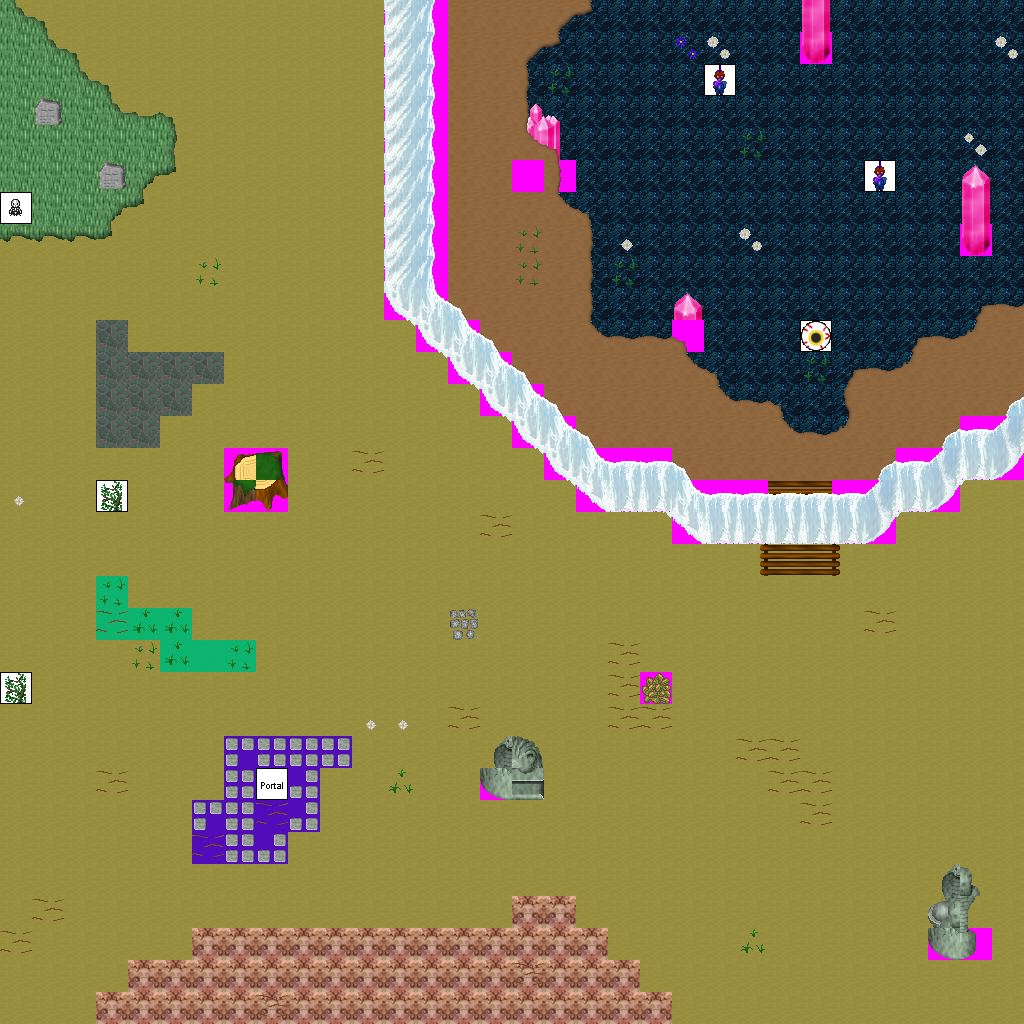

This is a level from a 2D game, rendered from its Tiled map with the project's own tilesets. A one-line summary and the map file follow, with tile-layer data summarised:
An orthogonal 32x32 tile map with 32x32 px tiles, 7 tile layers (Ground, Objects, Above, Walkable, ...), 31 tilesets and 16 objects (8x newmap, from_west_0, from_west_1, from_west_2, from_east_0, ...).

<map version="1.0" orientation="orthogonal" width="32" height="32" tilewidth="32" tileheight="32">
 <tileset firstgid="1" name="ground_ground" tilewidth="32" tileheight="32">
  <image source="../drawable/ground_ground.png" width="96" height="352" />
 </tileset>
 <tileset firstgid="34" name="ground_grass_edges" tilewidth="32" tileheight="32">
  <image source="../drawable/ground_grass_edges.png" width="384" height="96" />
 </tileset>
 <tileset firstgid="70" name="ground_grass_corners" tilewidth="32" tileheight="32">
  <image source="../drawable/ground_grass_corners.png" width="192" height="128" />
 </tileset>
 <tileset firstgid="94" name="plant_grasses" tilewidth="32" tileheight="32">
  <image source="../drawable/plant_grasses.png" width="96" height="64" />
 </tileset>
 <tileset firstgid="100" name="ground_earth_edges" tilewidth="32" tileheight="32">
  <image source="../drawable/ground_earth_edges.png" width="192" height="96" />
 </tileset>
 <tileset firstgid="118" name="ground_ladder_vertical_dark" tilewidth="32" tileheight="32">
  <image source="../drawable/ground_ladder_vertical_dark.png" width="96" height="32" />
 </tileset>
 <tileset firstgid="121" name="logic_portal" tilewidth="32" tileheight="32">
  <image source="../drawable/logic_portal.png" width="256" height="96" />
 </tileset>
 <tileset firstgid="145" name="plant_tree_tree_blue" tilewidth="32" tileheight="32">
  <image source="../drawable/plant_tree_tree_blue.png" width="160" height="160" />
 </tileset>
 <tileset firstgid="170" name="item_statue_green_stone" tilewidth="32" tileheight="32">
  <image source="../drawable/item_statue_green_stone.png" width="128" height="96" />
 </tileset>
 <tileset firstgid="182" name="item_statue_green_stone_2" tilewidth="32" tileheight="32">
  <image source="../drawable/item_statue_green_stone_2.png" width="64" height="96" />
 </tileset>
 <tileset firstgid="188" name="plant_flower_daisy_white" tilewidth="32" tileheight="32">
  <image source="../drawable/plant_flower_daisy_white.png" width="64" height="128" />
 </tileset>
 <tileset firstgid="196" name="plant_stump_stump_brown" tilewidth="32" tileheight="32">
  <image source="../drawable/plant_stump_stump_brown.png" width="64" height="64" />
 </tileset>
 <tileset firstgid="200" name="building_decoration_floor_sparkle" tilewidth="32" tileheight="32">
  <image source="../drawable/building_decoration_floor_sparkle.png" width="96" height="192" />
 </tileset>
 <tileset firstgid="218" name="item_statue_green_stone_3" tilewidth="32" tileheight="32">
  <image source="../drawable/item_statue_green_stone_3.png" width="32" height="96" />
 </tileset>
 <tileset firstgid="221" name="furniture_carpet_carpets_2" tilewidth="32" tileheight="32">
  <image source="../drawable/furniture_carpet_carpets_2.png" width="128" height="160" />
 </tileset>
 <tileset firstgid="241" name="furniture_carpet_pink_rug" tilewidth="32" tileheight="32">
  <image source="../drawable/furniture_carpet_pink_rug.png" width="96" height="128" />
 </tileset>
 <tileset firstgid="253" name="item_gothic_slab" tilewidth="32" tileheight="32">
  <image source="../drawable/item_gothic_slab.png" width="32" height="32" />
 </tileset>
 <tileset firstgid="254" name="object_stalactite" tilewidth="32" tileheight="32">
  <image source="../drawable/object_stalactite.png" width="32" height="64" />
 </tileset>
 <tileset firstgid="256" name="ground_ridge_ice_2" tilewidth="32" tileheight="32">
  <image source="../drawable/ground_ridge_ice_2.png" width="224" height="192" />
 </tileset>
 <tileset firstgid="298" name="logic_creature_hybrid" tilewidth="32" tileheight="32">
  <image source="../drawable/logic_creature_hybrid.png" width="256" height="64" />
 </tileset>
 <tileset firstgid="314" name="logic_creature_beholder" tilewidth="32" tileheight="32">
  <image source="../drawable/logic_creature_beholder.png" width="96" height="32" />
 </tileset>
 <tileset firstgid="317" name="logic_creature_ent" tilewidth="32" tileheight="32">
  <image source="../drawable/logic_creature_ent.png" width="128" height="32" />
 </tileset>
 <tileset firstgid="321" name="plant_flower_daisy_blue" tilewidth="32" tileheight="32">
  <image source="../drawable/plant_flower_daisy_blue.png" width="64" height="128" />
 </tileset>
 <tileset firstgid="329" name="plant_bush_bushes" tilewidth="32" tileheight="32">
  <image source="../drawable/plant_bush_bushes.png" width="160" height="64" />
 </tileset>
 <tileset firstgid="339" name="furniture_carpet_plain_colours" tilewidth="32" tileheight="32">
  <image source="../drawable/furniture_carpet_plain_colours.png" width="320" height="32" />
 </tileset>
 <tileset firstgid="349" name="ground_cobbled_paving" tilewidth="32" tileheight="32">
  <image source="../drawable/ground_cobbled_paving.png" width="32" height="32" />
 </tileset>
 <tileset firstgid="350" name="ground_rock_pink_crystal" tilewidth="32" tileheight="32">
  <image source="../drawable/ground_rock_pink_crystal.png" width="96" height="96" />
 </tileset>
 <tileset firstgid="359" name="plant_stump_stump_green" tilewidth="32" tileheight="32">
  <image source="../drawable/plant_stump_stump_green.png" width="64" height="64" />
 </tileset>
 <tileset firstgid="363" name="ground_green_paving" tilewidth="32" tileheight="32">
  <image source="../drawable/ground_green_paving.png" width="96" height="192" />
 </tileset>
 <tileset firstgid="381" name="logic_creature_undead_skeleton" tilewidth="32" tileheight="32">
  <image source="../drawable/logic_creature_undead_skeleton.png" width="192" height="32" />
 </tileset>
 <tileset firstgid="387" name="walkable_sentinel" tilewidth="32" tileheight="32">
  <image source="../drawable/walkable_sentinel.png" width="32" height="32" />
 </tileset>
 <layer name="Ground" width="32" height="32">
  <data>[1024 cells, 1024 non-empty, 9 distinct tile ids]</data>
 </layer>
 <layer name="Objects" width="32" height="32">
  <data>[1024 cells, 34 non-empty, 12 distinct tile ids]</data>
 </layer>
 <layer name="Above" width="32" height="32">
  <data>[1024 cells, 14 non-empty, 11 distinct tile ids]</data>
 </layer>
 <layer name="Walkable" width="32" height="32">
  <data>[1024 cells, 67 non-empty, 1 distinct tile ids]</data>
 </layer>
 <layer name="Objects_stendhal" width="32" height="32">
  <data>[1024 cells, 189 non-empty, 52 distinct tile ids]</data>
 </layer>
 <layer name="Above_stendhal" width="32" height="32">
  <data>[1024 cells, 1 non-empty, 1 distinct tile ids]</data>
 </layer>
 <layer name="Objects_stendhal2" width="32" height="32">
  <data>[1024 cells, 7 non-empty, 5 distinct tile ids]</data>
 </layer>
 <objectgroup name="Mapevents" width="32" height="32">
  <object name="exit_east_0" type="newmap" x="992" y="0" width="32" height="384">
   <properties>
    <property name="map" value="interiors_abstract_dreamscape_x2_y2" />
    <property name="place" value="from_east_0" />
   </properties>
  </object>
  <object name="exit_east_1" type="newmap" x="992" y="480" width="32" height="288">
   <properties>
    <property name="map" value="interiors_abstract_dreamscape_x2_y2" />
    <property name="place" value="from_east_1" />
   </properties>
  </object>
  <object name="exit_east_2" type="newmap" x="992" y="800" width="32" height="224">
   <properties>
    <property name="map" value="interiors_abstract_dreamscape_x2_y2" />
    <property name="place" value="from_east_2" />
   </properties>
  </object>
  <object name="exit_west_0" type="newmap" x="0" y="0" width="32" height="160">
   <properties>
    <property name="map" value="interiors_abstract_dreamscape_x0_y2" />
    <property name="place" value="from_west_0" />
   </properties>
  </object>
  </objectgroup>
 <objectgroup name="Spawn" width="32" height="32">
  <!-- 8 objects omitted --></objectgroup>
 <objectgroup name="Keys" width="32" height="32" />
 <objectgroup name="Replace" width="32" height="32" />
</map>
<!-- 12 of 16 objects omitted -->
